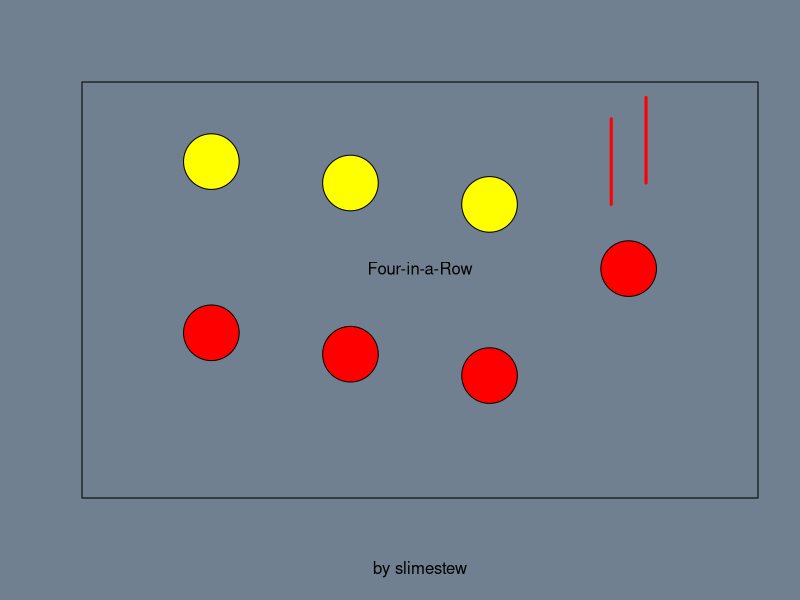

The R source for this figure: (Note: this script raises an error after producing the figure.)
par(bg = "slategray")
board <- matrix(0, nrow = 6, ncol = 7)
menu <- 0
click <- list(x = 3, y = 3)
options <- c(0, 1, 2, 0)
# Player 1 piece color
# Player 2 piece color
# Board color
# Human or Computer (computer can go first or second)
turn <- 1
fiarColors <- c("red", "yellow", "blue", "green", "orange", "cyan", "purple", "white", "pink", "chartreuse", "tan", "darkorange4")

dropp <- function(col, player, board){
  for(r in 6:1)
    if(board[r,col]==0){
      board[r,col] <- player
      return(board)
    }
  return(NA)
}

checkwin <- function(board){ 
  for(i in 1:6) #horizontal
    if(any(apply(embed(board[i,], 4), 1, function(r) (all(r==r[1]) && r[1]!=0)))) #if all in a row subset are equal and not 0
      return(TRUE)
  
  for(i in 1:7) #vertical
    if(any(apply(embed(board[,i], 3), 2, function(r) (all(r==r[1]) && r[1]!=0)))) #columns
       return(TRUE)
  
  for(i in 1:3) #secondary diagonal
    for(j in 1:4){
      tempcheck <- board[i,j]
      for(k in 1:3){
        if(board[i+k,j+k] != tempcheck || tempcheck == 0)
          break
        if(k==3)
          return(TRUE)
      }
    }
  for(i in 1:3) #primary diagonal
    for(j in 7:4){
      tempcheck <- board[i,j]
      for(k in 1:3){
        if(board[i+k,j-k] != tempcheck || tempcheck == 0)
          break
        if(k==3)
          return(TRUE)
      }
    }
  return(FALSE)
}

doAI <- function(board, human){
  for(i in 1:7){ #offense
    temp <- dropp(i, 3-human, board)
    if(!any(is.na(temp)) && checkwin(temp))
      return(temp)
  }
  for(i in 1:7){ #defense
    temp <- dropp(i, human, board)
    if(!any(is.na(temp)) && checkwin(temp))
      return(dropp(i, 3-human, board))
  }
  # scope should be small, but a double loop that sees both player's options would perform much better
  # and not occasionally hand the player a set up win
  for(i in sample(1:8)){ #random
    if(i<8)
      temp <- dropp(i, 3-human, board)
    else #edge towards center
      temp <- dropp(4, 3-human, board)
    if(!any(is.na(temp)))
      return(temp)
  }
  return(board) #no possible moves
}

plot(0, 0, type = "n", xlim = c(0, 9), ylim = c(0, 9), col="white", xlab = "by slimestew", ylab = "", axes = FALSE, frame.plot = TRUE)
lines(c(7.75, 7.75), c(7, 9), lwd = 3, col = "red")
lines(c(7.25, 7.25), c(6.5, 8.5), lwd = 3, col = "red")
symbols(c(1.5,3.5,5.5,7.5), c(3.5,3,2.5,5), circles = rep(0.4, 4), add = TRUE, bg = "red", inches = FALSE)
symbols(c(1.5,3.5,5.5), c(7.5,7,6.5), circles = rep(0.4, 3), add = TRUE, bg = "yellow", inches = FALSE)

par(bg = "slategray") #menu
text(4.5,5, "Four-in-a-Row")

while((floor(click$y) < 5 || floor(click$y) > 8) || menu < 2 || !(options[1] != options[2] && options[1] != options[3] && options[3] != options[2])){
  click <- locator(1)
  plot(0, 0, type = "n", xlim = c(0, 9), ylim = c(0, 9), xlab = "", ylab = "", axes = FALSE, frame.plot = FALSE)
  
  if((floor(click$x) > 1 && floor(click$x) < 7) && menu > 0){
    if(floor(click$y) == 3)
      options[1] <- (options[1]+1) %% 12
    if(floor(click$y) == 2)
      options[2] <- (options[2]+1) %% 12
    if(floor(click$y) == 1)
      options[3] <- (options[3]+1) %% 12
    if(floor(click$y) == 0)
      options[4] <- (options[4]+1) %% 3
  }
  
  rect(1, 5, 7, 6, col = "yellow", border = "red")
  rect(1, 3, 7, 4, col = fiarColors[options[1]+1], border = "black")
  rect(1, 2, 7, 3, col = fiarColors[options[2]+1], border = "black")
  rect(1, 1, 7, 2, col = fiarColors[options[3]+1], border = "black")
  rect(1, 0, 7, 1, col = fiarColors[options[4]+4], border = "black")
  text(4,8, "Four-in-a-Row")
  text(4,3.5, "Player 1", col="gray30")
  text(4,2.5, "Player 2", col="gray30")
  text(4,1.5, "Board", col="gray30")
  text(4,0.5, ifelse(options[4]<2, ifelse(options[4],"CPU Second","Human"),"CPU First"))
  text(4,5.5, "Start")
  
  menu = min(menu + 1,2)
}

menu <- 0

#game loop
while(!checkwin(board) && any(board == 0)) {
  if(menu>0 && !checkwin(board)){
    selected <- floor(click$x)
    if(options[4]>0 && turn != options[4]){
      board <- doAI(board, options[4])
      turn <- 3 - turn
    } else if(selected >= 1 && selected <= 7){
      test <- dropp(selected, turn, board)
      if(!anyNA(test)){
        board <- test
        turn <- 3 - turn
      }
    }
  }
  
  if(options[4]>0)
    plot(0, 0, type = "n", xlim = c(1, 8), ylim = c(1, 7), col="white", xlab = ifelse(turn==options[4], "Human's turn", "Computer's turn"), ylab = "", axes = FALSE, frame.plot = FALSE)  
  else
    plot(0, 0, type = "n", xlim = c(1, 8), ylim = c(1, 7), col="white", xlab = paste("Player ", turn, "'s turn", sep=""), ylab = "", axes = FALSE, frame.plot = FALSE)
  
  for(i in 1:7)
    for(j in 1:6)
      rect(i, -j + 8, i + 1, -j + 7, col = ifelse(board[j,i]==0, fiarColors[options[3]+1], ifelse(board[j,i]==1, fiarColors[options[1]+1], fiarColors[options[2]+1])), border = "black")
  
  menu <- 1
  if(!checkwin(board))
    click <- locator(1)
}

turn <- 3 - turn

plot(0, 0, type = "n", xlim = c(1, 8), ylim = c(1, 7), col="white", xlab = paste("Player ", turn, "'s turn", sep=""), ylab = "", axes = FALSE, frame.plot = FALSE)
for(i in 1:7)
  for(j in 1:6)
    rect(i, -j + 8, i + 1, -j + 7, col = ifelse(board[j,i]==0, fiarColors[options[3]+1], ifelse(board[j,i]==1, fiarColors[options[1]+1], fiarColors[options[2]+1])), border = "black")

rect(2,2.5,7,6.5, col="white")
if(checkwin(board)){
  text(4.5,4, paste("Player ", turn))
  text(4.5,3, "wins!")
  polygon(c(3,3,4,5,6,7,7,3)/2+2, c(4,6,4.5,6,4.5,6,3,3)/2+3.25, col=fiarColors[options[turn+1]])
} else {
  text(4.5,3, "Draw!")
  polygon(c(3,4,5,6,7,6,8,5,4,3,4,3)/-3+7, c(3,2,4,3,4,5,10,6,7,6,5,3)/3+3, col="gray")
  polygon(c(3,4,5,6,7,6,8,5,4,3,4,3)/3+2, c(3,2,4,3,4,5,10,6,7,6,5,3)/3+3, col="gray")
}